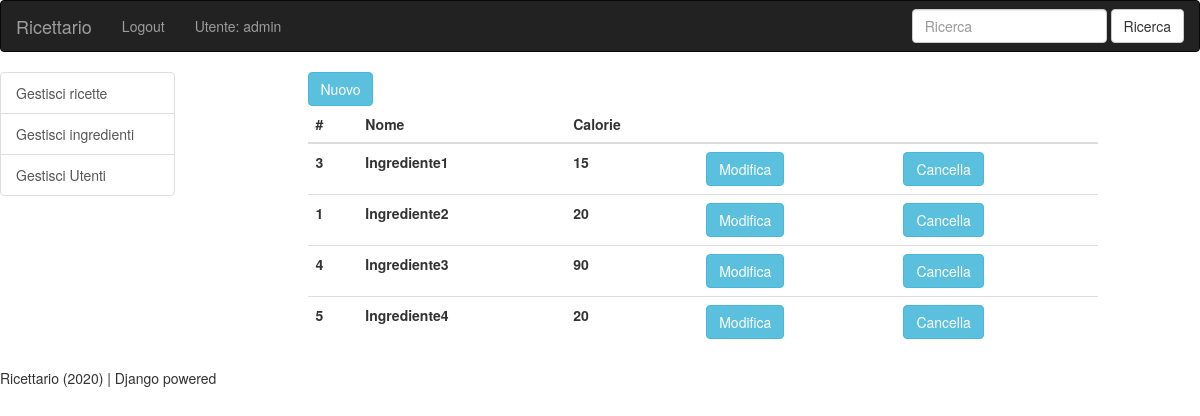
/catalogo/ingredienti/manage/ (signed in), run on the app's committed database.
### catalogo/models.py (models this page shows, shortened)
class User(AbstractUser):
    EMAIL_FIELD = 'email'
    USERNAME_FIELD = 'email'
    REQUIRED_FIELDS = ['username']
    email = models.EmailField(
		unique=True,
		blank=True
    )
    MASCHIO = 'Maschio'
    FEMMINA = 'Femmina'
    NONDICHIARATO = 'Non dichiarato'
    gender_choices = [
            (MASCHIO, 'Maschio'),
            (FEMMINA, 'Femmina'),
            (NONDICHIARATO, 'Non dichiarato')
    ]
    gender = models.CharField(
        max_length=15,
        choices=gender_choices,
        verbose_name="Genere",
        default=NONDICHIARATO
    )
    birth_date = models.DateField(
        verbose_name="Data di nascita",
        null=True,
        blank=True
    )

class Ingrediente(models.Model):
    nome = models.CharField(
        max_length=200,
        verbose_name = 'Nome',
        null=False,
        default="Ingrediente"
    )
    calorie = models.IntegerField(
        verbose_name = 'Calorie',
        default="0"
    )

### catalogo/views.py (the view)
# urls.py: path('ingredienti/manage/', views.manageIngredienti, name='imanage'),
@user_passes_test(lambda u: u.is_superuser)
def manageIngredienti(request):
    try:
        ingredienti = Ingrediente.objects.all().order_by('nome')
    except:
        ingredienti = None
    context = {
        'ingredienti': ingredienti,
    }
    return render(request, 'catalogo/manage_ingredienti.html', context=context)

### catalogo/templates/catalogo/manage_ingredienti.html
{% extends "base.html" %}
{% block content %}
<div id="container-fluid">
	<a class="btn btn-info" role="button" href="{% url 'icreate' %}">Nuovo</a>
</div>
<table class="table">
  <thead class="thead-dark">
    <tr>
      	<th scope="col">#</th>
      	<th scope="col">Nome</th>
      	<th scope="col">Calorie</th>
      	<th scope="col">&nbsp;</th>
      	<th scope="col">&nbsp;</th>
    </tr>
  </thead>
  <tbody>
  {% for ingrediente in ingredienti %}
    <tr>
	<th scope="row">{{ ingrediente.pk }}</th>
	<th scope="row">{{ ingrediente.nome }}</th>
	<th scope="row">{{ ingrediente.calorie }}</th>
	<th scope="row"><a class="btn btn-info" role="button" href="/catalogo/ingredienti/{{ ingrediente.pk }}/update">Modifica</a></th>
	<th scope="row"><a class="btn btn-info" role="button" href="/catalogo/ingredienti/{{ ingrediente.pk }}/delete">Cancella</a></th>
    </tr>
  {% endfor %}
  </tbody>
</table>
{% endblock %}

### catalogo/templates/base.html (shortened to what this page needs)
{% load static %}
<!DOCTYPE html>
<html lang="it">
<head>
  <link rel="stylesheet" href="{% static 'bootstrap.min.css' %}">
</head>
<body>
   <nav class="navbar navbar-inverse">
    <div class="container-fluid">
      <div class="navbar-header">
        <a class="navbar-brand" href="{% url 'index' %}">Ricettario</a>
      </div>
      <ul class="nav navbar-nav">
       {% if user.is_authenticated %}
       <li><a href="{% url 'logout' %}">Logout</a></li>
       <li><span class="navbar-text">Utente: {{ user.username }}</span></li>
       {% else %}
       <li><a href="{% url 'login' %}">Login</a></li>
       {% endif %}
      </ul>
      <form action="{% url 'rsearch' %}" method="get" class="navbar-form navbar-right">
	    <div class="form-group">
      	     <input class="form-control" type="search" placeholder="Ricerca" aria-label="Ricerca" name="q">
	    </div>
      	    <button class="btn btn-default" type="submit">Ricerca</button>
      </form>
    </div>
   </nav>
  <div class="row">
   <div class="col-sm-2">
       {% if user.is_authenticated and user.is_superuser %}
        <div class="list-group">
		<a class="list-group-item" href="{% url 'rmanage' %}">Gestisci ricette</a></li>
	<a class="list-group-item" href="{% url 'imanage' %}">Gestisci ingredienti</a></li>
		<a class="list-group-item" href="{% url 'umanage' %}">Gestisci Utenti</a></li>
	</div>
       {% endif %}
   </div>
   <div class="col-sm-1">
   </div>
   <div class="col-sm-8">
	  {% block content %}{% endblock %}
   </div>
   <div class="col-sm-2">
   </div>
  </div>
  <div>
  	{% block footer  %}
		Ricettario (2020) | Django powered
	{% endblock %}
  </div>
</body>
</html>

### data on the page
User: username "admin"
Ingrediente: pk "3", nome "Ingrediente1", calorie "15"
Ingrediente: pk "1", nome "Ingrediente2", calorie "20"
Ingrediente: pk "4", nome "Ingrediente3", calorie "90"
Ingrediente: pk "5", nome "Ingrediente4", calorie "20"
